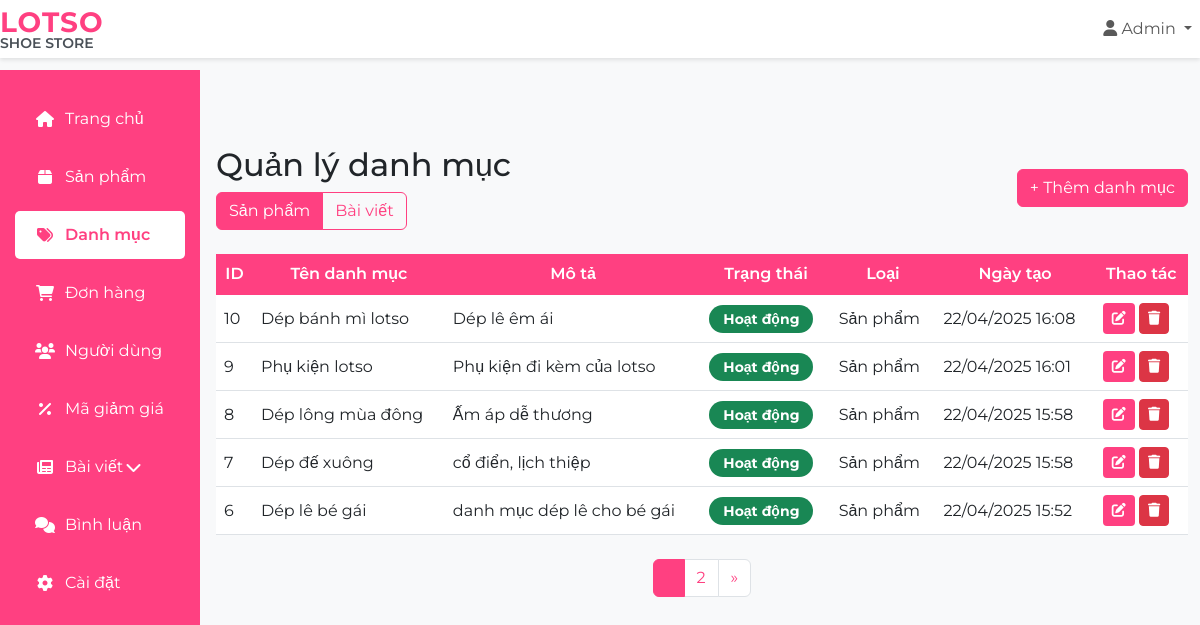
/public/categories.php, run on the app's committed database.
### tables this page shows
CREATE TABLE `categories` (
  `id` int NOT NULL,
  `name` varchar(255) NOT NULL,
  `slug` varchar(255) NOT NULL,
  `description` text,
  `image` varchar(255) DEFAULT NULL,
  `status` tinyint(1) DEFAULT '1',
  `type` enum('product','post') NOT NULL DEFAULT 'product',
  `created_at` timestamp NULL DEFAULT CURRENT_TIMESTAMP,
  `updated_at` timestamp NULL DEFAULT CURRENT_TIMESTAMP ON UPDATE CURRENT_TIMESTAMP
);

### public/categories.php (the view, shortened to what this page needs)
<?php
require_once __DIR__ . '/../templates/header.php';
$items_per_page = 5;
$page = isset($_GET['page']) ? (int)$_GET['page'] : 1;
$offset = ($page - 1) * $items_per_page;
$type = isset($_GET['type']) ? $_GET['type'] : 'product';
$count_stmt = $conn->prepare("SELECT COUNT(*) as total FROM categories WHERE type = ?");
$count_stmt->bind_param("s", $type);
if (!$count_stmt->execute()) {
    die("Execute failed: " . $count_stmt->error);
}
$total_items = $count_stmt->get_result()->fetch_assoc()['total'];
$total_pages = ceil($total_items / $items_per_page);
$stmt = $conn->prepare("SELECT * FROM categories WHERE type = ? ORDER BY id DESC LIMIT ? OFFSET ?");
$stmt->bind_param("sii", $type, $items_per_page, $offset);
if (!$stmt->execute()) {
    die("Execute failed: " . $stmt->error);
}
$categories = $stmt->get_result()->fetch_all(MYSQLI_ASSOC);
?>
<div class="container-fluid">
    <div class="row">
        <?php require_once __DIR__ . '/../templates/sidebar.php'; ?>
        <main class="col-md-9 ms-sm-auto col-lg-10 px-md-4">
            <div class="d-flex justify-content-between flex-wrap flex-md-nowrap align-items-center pt-3 pb-2 mb-3">
                <div>
                    <h1 class="h2">Quản lý danh mục</h1>
                    <div class="btn-group" role="group" aria-label="Loại danh mục">
                        <a href="?type=product" class="btn btn<?= $type === 'product' ? '' : '-outline' ?>-primary">Sản phẩm</a>
                        <a href="?type=post" class="btn btn<?= $type === 'post' ? '' : '-outline' ?>-primary">Bài viết</a>
                    </div>
                </div>
                <button type="button" class="btn btn-primary" data-bs-toggle="modal" data-bs-target="#addCategoryModal">
                    + Thêm danh mục
            </button>
        </div>
        <div class="table-responsive">
                <table class="table">
                    <thead class="table-pink">
                        <tr>
                            <th>ID</th>
                            <th>Tên danh mục</th>
                        <th>Mô tả</th>
                            <th>Trạng thái</th>
                            <th>Loại</th>
                            <th>Ngày tạo</th>
                            <th>Thao tác</th>
                    </tr>
                </thead>
                    <tbody>
                        <?php foreach ($categories as $category): ?>
                        <tr>
                            <td><?= $category['id'] ?></td>
                            <td><?= htmlspecialchars($category['name']) ?></td>
                            <td><?= htmlspecialchars($category['description']) ?></td>
                            <td>
                                <span class="badge rounded-pill bg-success">
                                    <?= $category['status'] == 1 ? 'Hoạt động' : 'Ẩn' ?>
                                </span>
                            </td>
                            <td><?= $category['type'] == 'product' ? 'Sản phẩm' : 'Bài viết' ?></td>
                            <td><?= date('d/m/Y H:i', strtotime($category['created_at'])) ?></td>
                            <td>
                                <button type="button" class="btn btn-sm btn-pink edit-category"
                                        data-id="<?= $category['id'] ?>"
                                        data-name="<?= htmlspecialchars($category['name']) ?>"
                                        data-description="<?= htmlspecialchars($category['description']) ?>"
                                        data-status="<?= $category['status'] == 1 ? 'active' : 'inactive' ?>"
                                        data-type="<?= $category['type'] ?>">
                                    <i class="fas fa-edit"></i>
                                </button>
                                <button type="button" class="btn btn-sm btn-danger delete-category"
                                        data-id="<?= $category['id'] ?>"
                                        data-name="<?= htmlspecialchars($category['name']) ?>">
                                    <i class="fas fa-trash"></i>
                                </button>
                            </td>
                        </tr>
                        <?php endforeach; ?>
                </tbody>
            </table>
                <?php if ($total_pages > 1): ?>
                <div class="d-flex justify-content-center mt-4">
                    <nav aria-label="Page navigation">
                        <ul class="pagination">
                            <?php for ($i = 1; $i <= $total_pages; $i++): ?>
                            <li class="page-item <?= $i == $page ? 'active' : '' ?>">
                                <a class="page-link" href="?type=<?= $type ?>&page=<?= $i ?>"><?= $i ?></a>
                            </li>
                            <?php endfor; ?>
                            <?php if ($page < $total_pages): ?>
                            <li class="page-item">
                                <a class="page-link" href="?type=<?= $type ?>&page=<?= $page + 1 ?>" aria-label="Next">
                                    <span aria-hidden="true">&raquo;</span>
                                </a>
                            </li>
                            <?php endif; ?>
                        </ul>
                    </nav>
                </div>
                <?php endif; ?>
            </div>
        </main>
    </div>
</div>
<?php require_once __DIR__ . '/../templates/footer.php'; ?>

### templates/header.php (shortened to what this page needs)
<!DOCTYPE html>
<html lang="vi">
<head>
    <link href="https://cdn.jsdelivr.net/npm/bootstrap@5.3.0/dist/css/bootstrap.min.css" rel="stylesheet">
    <link rel="stylesheet" href="https://cdnjs.cloudflare.com/ajax/libs/font-awesome/6.0.0/css/all.min.css">
    <link rel="stylesheet" href="/lotso/assets/css/style.css">
</head>
<body>
    <nav class="navbar navbar-expand-lg navbar-light bg-light fixed-top">
        <div class="container-fluid">
            <a class="navbar-brand" href="/lotso/public/dashboard.php">
                <div class="logo-text">
                    <span class="brand-name">LOTSO</span>
                    <span class="brand-desc">SHOE STORE</span>
                </div>
            </a>
            <div class="collapse navbar-collapse" id="navbarNav">
                <ul class="navbar-nav ms-auto">
                    <li class="nav-item dropdown">
                        <a class="nav-link dropdown-toggle" href="#" id="navbarDropdown" role="button" data-bs-toggle="dropdown">
                            <i class="fas fa-user"></i> Admin
                        </a>
                    </li>
                </ul>
            </div>
        </div>
    </nav>
    <div class="wrapper" style="margin-top: 60px;">

### templates/sidebar.php (shortened to what this page needs)
<div class="col-md-2">
    <div class="sidebar">
        <div class="d-flex flex-column">
            <a href="/lotso/public/dashboard.php" class="nav-link <?= strpos($_SERVER['PHP_SELF'], 'dashboard.php') !== false ? 'active' : ''; ?>">
                <i class="fas fa-home"></i> Trang chủ
            </a>
            <a href="/lotso/public/products.php" class="nav-link <?= strpos($_SERVER['PHP_SELF'], 'products.php') !== false ? 'active' : ''; ?>">
                <i class="fas fa-box"></i> Sản phẩm
            </a>
            <a href="/lotso/public/categories.php" class="nav-link <?= strpos($_SERVER['PHP_SELF'], 'categories.php') !== false ? 'active' : ''; ?>">
                <i class="fas fa-tags"></i> Danh mục
            </a>
            <a href="/lotso/public/orders.php" class="nav-link <?= strpos($_SERVER['PHP_SELF'], 'orders.php') !== false ? 'active' : ''; ?>">
                <i class="fas fa-shopping-cart"></i> Đơn hàng
            </a>
            <a href="/lotso/public/users.php" class="nav-link <?= strpos($_SERVER['PHP_SELF'], 'users.php') !== false ? 'active' : ''; ?>">
                <i class="fas fa-users"></i> Người dùng
            </a>
            <a href="/lotso/public/discounts.php" class="nav-link <?= strpos($_SERVER['PHP_SELF'], 'discounts.php') !== false ? 'active' : ''; ?>">
                <i class="fas fa-percent"></i> Mã giảm giá
            </a>
            <div class="nav-item">
                <a href="#" class="nav-link <?= (strpos($_SERVER['PHP_SELF'], 'posts.php') !== false || strpos($_SERVER['PHP_SELF'], 'post_categories.php') !== false) ? 'active' : ''; ?>" data-bs-toggle="collapse" data-bs-target="#postsSubmenu">
                    <i class="fas fa-newspaper"></i> Bài viết
                    <i class="fas fa-chevron-down float-end"></i>
                </a>
            </div>
            <a href="/lotso/public/comments.php" class="nav-link <?= strpos($_SERVER['PHP_SELF'], 'comments.php') !== false ? 'active' : ''; ?>">
                <i class="fas fa-comments"></i> Bình luận
            </a>
            <a href="/lotso/public/settings.php" class="nav-link <?= strpos($_SERVER['PHP_SELF'], 'settings.php') !== false ? 'active' : ''; ?>">
                <i class="fas fa-cog"></i> Cài đặt
            </a>
        </div>
    </div>
</div>

### templates/footer.php (shortened to what this page needs)
        </div>
</body>
</html>

### assets/css/style.css (style rules this page uses)
* { margin: 0; padding: 0; box-sizing: border-box; }
body { background-color: #f8f9fa; padding-top: 70px; font-family: 'Montserrat', sans-serif; }
.navbar { background-color: #fff !important; box-shadow: 0 2px 4px rgba(0,0,0,.1); position: fixed; top: 0; width: 100%; z-index: 1000; }
.navbar-brand { padding: 0; text-decoration: none; font-family: 'Montserrat', sans-serif; }
.logo-text { display: flex; flex-direction: column; line-height: 1; }
.logo-text .brand-name { font-size: 28px; font-weight: 700; color: #FF4081 !important; margin: 0; letter-spacing: 1px; }
.logo-text .brand-desc { font-size: 14px; color: #495057; font-weight: 600; margin: 0; }
.container-fluid { padding-left: 0 !important; padding-right: 0 !important; }
.sidebar { background-color: #FF4081 !important; min-height: 100vh; padding: 20px 0; position: fixed; left: 0; top: 70px; width: 16.666667%; z-index: 999; }
.sidebar .nav-link { color: #fff !important; padding: 12px 20px; text-decoration: none; display: flex; align-items: center; transition: all 0.3s ease; margin: 5px 15px; border-radius: 5px; }
.sidebar .nav-link i { margin-right: 10px; width: 20px; text-align: center; }
.sidebar .nav-link.active { background-color: #fff !important; color: #FF4081 !important; font-weight: 600; }
.table thead th, .table th { background-color: #FF4081 !important; color: #fff !important; font-weight: 600; border-color: #FF4081; text-align: center; vertical-align: middle; }
.table td { vertical-align: middle; }
.btn-primary { background-color: #FF4081 !important; border-color: #FF4081 !important; color: #fff !important; }
.btn-outline-primary { color: #FF4081 !important; border-color: #FF4081 !important; }
.pagination .page-item.active .page-link { background-color: #FF4081 !important; border-color: #FF4081 !important; }
.pagination .page-link { color: #FF4081 !important; }

### public/categories.php (style rules this page uses)
.btn-pink { background-color: #ff4081; color: white; }
.page-item.active .page-link { background-color: #ff4081; border-color: #ff4081; }
.page-link { color: #ff4081; }
.badge { font-size: 0.875rem; padding: 0.5em 1em; }

### data on the page
categories: id "10", name "Dép bánh mì lotso", description "Dép lê êm ái", status "Hoạt động", type "Sản phẩm", created_at "22/04/2025 16:08"
categories: id "9", name "Phụ kiện lotso", description "Phụ kiện đi kèm của lotso", status "Hoạt động", type "Sản phẩm", created_at "22/04/2025 16:01"
categories: id "8", name "Dép lông mùa đông", description "Ấm áp dễ thương", status "Hoạt động", type "Sản phẩm", created_at "22/04/2025 15:58"
categories: id "7", name "Dép đế xuông", description "cổ điển, lịch thiệp", status "Hoạt động", type "Sản phẩm", created_at "22/04/2025 15:58"
categories: id "6", name "Dép lê bé gái", description "danh mục dép lê cho bé gái", status "Hoạt động", type "Sản phẩm", created_at "22/04/2025 15:52"
